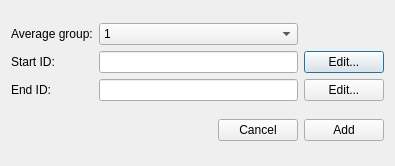
<?xml version="1.0" encoding="UTF-8"?>
<ui version="4.0">
 <class>Advanced</class>
 <widget class="QDialog" name="Advanced">
  <property name="geometry">
   <rect>
    <x>0</x>
    <y>0</y>
    <width>395</width>
    <height>166</height>
   </rect>
  </property>
  <property name="windowTitle">
   <string>Events</string>
  </property>
  <layout class="QGridLayout" name="gridLayout_2">
   <item row="0" column="0">
    <layout class="QGridLayout" name="gridLayout">
     <item row="1" column="1">
      <widget class="QLineEdit" name="lineEditStart"/>
     </item>
     <item row="2" column="1">
      <widget class="QLineEdit" name="lineEditEnd"/>
     </item>
     <item row="2" column="0">
      <widget class="QLabel" name="label_2">
       <property name="text">
        <string>End ID:</string>
       </property>
      </widget>
     </item>
     <item row="0" column="1">
      <widget class="QComboBox" name="comboBoxAvgGroup">
       <item>
        <property name="text">
         <string>1</string>
        </property>
       </item>
       <item>
        <property name="text">
         <string>2</string>
        </property>
       </item>
       <item>
        <property name="text">
         <string>3</string>
        </property>
       </item>
       <item>
        <property name="text">
         <string>4</string>
        </property>
       </item>
       <item>
        <property name="text">
         <string>5</string>
        </property>
       </item>
       <item>
        <property name="text">
         <string>6</string>
        </property>
       </item>
       <item>
        <property name="text">
         <string>7</string>
        </property>
       </item>
       <item>
        <property name="text">
         <string>8</string>
        </property>
       </item>
      </widget>
     </item>
     <item row="0" column="0">
      <widget class="QLabel" name="labelGroup">
       <property name="text">
        <string>Average group:</string>
       </property>
      </widget>
     </item>
     <item row="1" column="0">
      <widget class="QLabel" name="label">
       <property name="text">
        <string>Start ID:</string>
       </property>
      </widget>
     </item>
     <item row="1" column="2">
      <widget class="QPushButton" name="pushButtonMaskStart">
       <property name="text">
        <string>Edit...</string>
       </property>
      </widget>
     </item>
     <item row="2" column="2">
      <widget class="QPushButton" name="pushButtonMaskEnd">
       <property name="text">
        <string>Edit...</string>
       </property>
      </widget>
     </item>
    </layout>
   </item>
   <item row="1" column="0">
    <layout class="QHBoxLayout" name="horizontalLayout">
     <item>
      <spacer name="horizontalSpacer">
       <property name="orientation">
        <enum>Qt::Horizontal</enum>
       </property>
       <property name="sizeHint" stdset="0">
        <size>
         <width>40</width>
         <height>20</height>
        </size>
       </property>
      </spacer>
     </item>
     <item>
      <widget class="QPushButton" name="pushButtonCancel">
       <property name="text">
        <string>Cancel</string>
       </property>
      </widget>
     </item>
     <item>
      <widget class="QPushButton" name="pushButtonAccept">
       <property name="text">
        <string>Add</string>
       </property>
      </widget>
     </item>
    </layout>
   </item>
  </layout>
 </widget>
 <resources/>
 <connections>
  <connection>
   <sender>pushButtonCancel</sender>
   <signal>clicked()</signal>
   <receiver>Advanced</receiver>
   <slot>reject()</slot>
   <hints>
    <hint type="sourcelabel">
     <x>293</x>
     <y>155</y>
    </hint>
    <hint type="destinationlabel">
     <x>18</x>
     <y>131</y>
    </hint>
   </hints>
  </connection>
  <connection>
   <sender>pushButtonAccept</sender>
   <signal>clicked()</signal>
   <receiver>Advanced</receiver>
   <slot>accept()</slot>
   <hints>
    <hint type="sourcelabel">
     <x>384</x>
     <y>155</y>
    </hint>
    <hint type="destinationlabel">
     <x>47</x>
     <y>149</y>
    </hint>
   </hints>
  </connection>
 </connections>
</ui>
